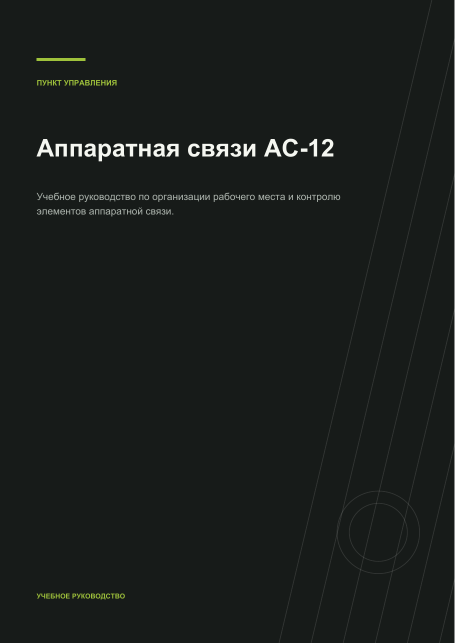
#> input picture pdf-render/as-12-guide-1.png, 910 x 1287 px, given in place of tr-01-guide-1.png, which was not available (shown at 1/2 size)
$ python make_pdf_contact_sheet.py
#> lines starting #> are read from the running program, lines starting #| are printed output that depends on the picture
from pathlib import Path
from PIL import Image, ImageDraw

root = Path(__file__).resolve().parents[1]
render_dir = root / "work" / "pdf-render"
modules = ["tr-01-guide", "rp-4-guide", "st-5-guide", "as-12-guide"]
thumb_w = 180
label_h = 26
gap = 12
rows = []

for module in modules:
    images = []
    for page in range(1, 7):
        image = Image.open(render_dir / f"{module}-{page}.png").convert("RGB")
#> image is the input picture: PIL image 910x1287 RGB; mean R, G, B 25.9, 29.9, 27.6
        ratio = thumb_w / image.width
#> ratio = 0.198
        image = image.resize((thumb_w, int(image.height * ratio)), Image.Resampling.LANCZOS)
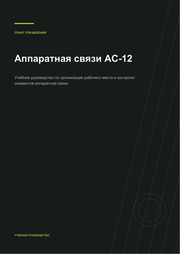
#> image: PIL image 180x254 RGB; mean R, G, B 25.7, 29.7, 27.5
#> (the run stopped early here; a loop or call above may not have finished)

$ run again, on pdf-render/as-12-guide-5.png
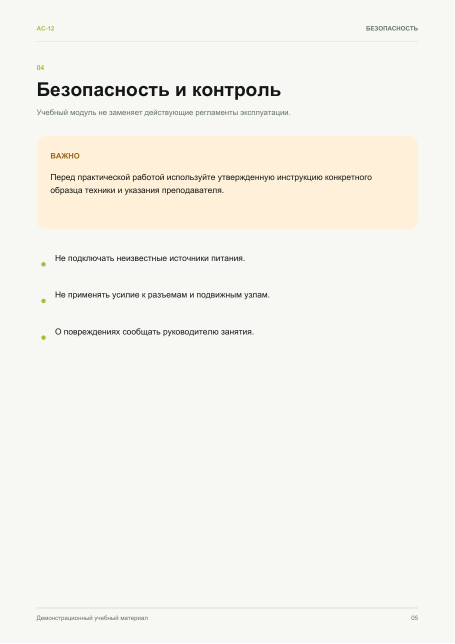
#> input picture pdf-render/as-12-guide-5.png, 910 x 1287 px, given in place of tr-01-guide-1.png, which was not available (shown at 1/2 size)
#> image is the input picture: PIL image 910x1287 RGB; mean R, G, B 245.1, 244.4, 238
#> `image = image.resize((thumb_w, int(image.height * ratio)), Image.Resam..`:
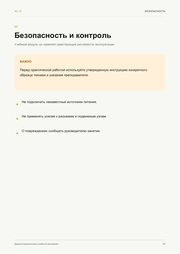
#> image: PIL image 180x254 RGB; mean R, G, B 245, 244.4, 238

$ run again, on pdf-render/as-12-guide-6.png
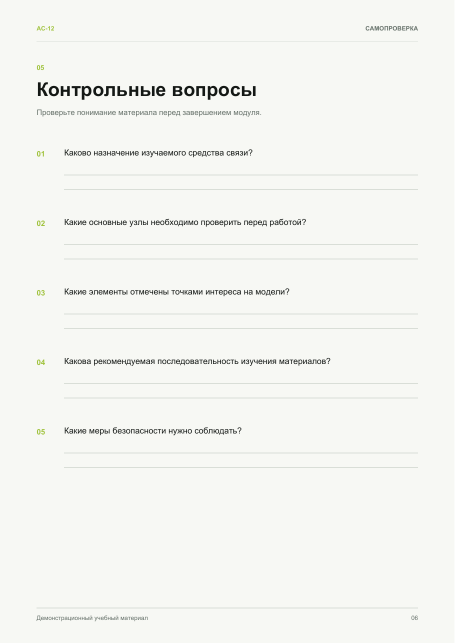
#> input picture pdf-render/as-12-guide-6.png, 910 x 1287 px, given in place of tr-01-guide-1.png, which was not available (shown at 1/2 size)
#> image is the input picture: PIL image 910x1287 RGB; mean R, G, B 243.8, 245, 240.9
#> `image = image.resize((thumb_w, int(image.height * ratio)), Image.Resam..`:
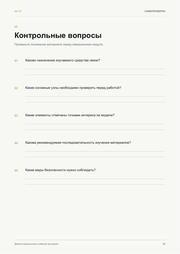
#> image: PIL image 180x254 RGB; mean R, G, B 243.8, 245, 240.9
